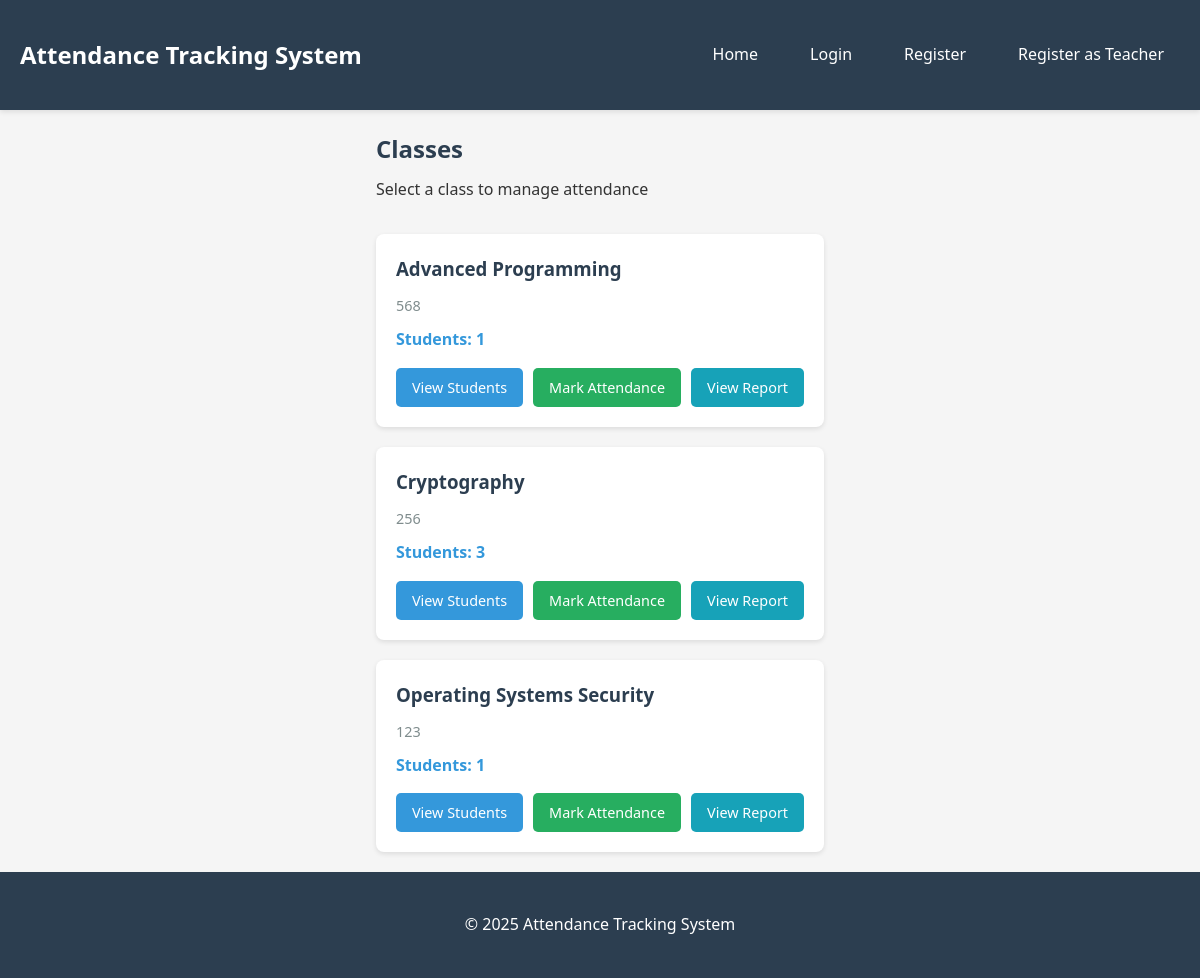
/, run on an earlier commit of the app's database.
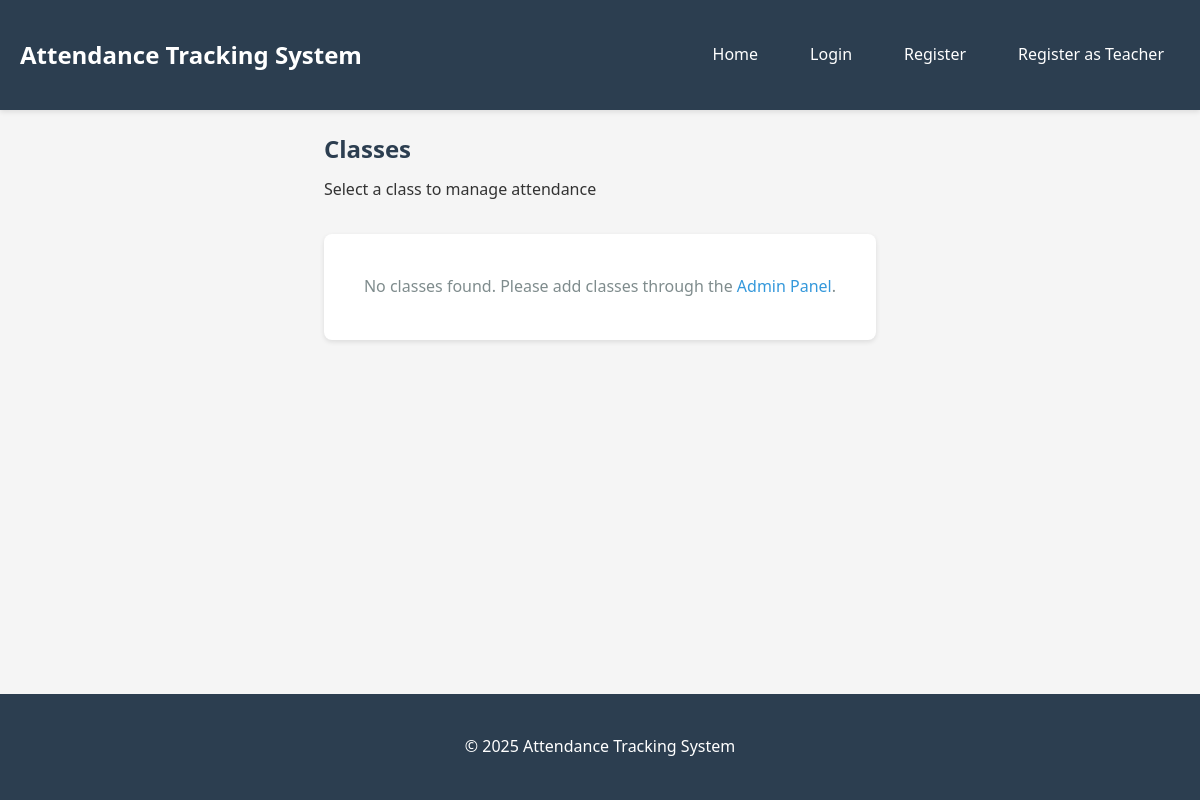
And on a later commit of the database.
### attendance/models.py (models this page shows, shortened)
class Class(models.Model):
    name = models.CharField(max_length=100)
    code = models.CharField(max_length=20, unique=True)
    description = models.TextField(blank=True)
    created_at = models.DateTimeField(auto_now_add=True)
    class Meta:
        verbose_name_plural = "Classes"
        ordering = ['name']

### attendance/views.py (the view)
# urls.py: path('', views.home, name='home'),
def home(request):
    classes = Class.objects.all()
    return render(request, 'attendance/home.html', {'classes': classes})

### templates/attendance/home.html (shortened to what this page needs)
{% extends 'base.html' %}
{% block content %}
<div class="page-header">
    <h2>Classes</h2>
    <p>Select a class to manage attendance</p>
</div>
{% if classes %}
    <div class="classes-grid">
        {% for class in classes %}
            <div class="class-card">
                <h3>{{ class.name }}</h3>
                <p class="class-code">{{ class.code }}</p>
                <p class="student-count">Students: {{ class.students.count }}</p>
                <div class="class-actions">
                    <a href="{% url 'class_students' class.id %}" class="btn btn-primary">View Students</a>
                    <a href="{% url 'mark_attendance' class.id %}" class="btn btn-success">Mark Attendance</a>
                    <a href="{% url 'attendance_report' class.id %}" class="btn btn-info">View Report</a>
                </div>
            </div>
        {% endfor %}
    </div>
{% else %}
    <div class="empty-state">
        <p>No classes found. Please add classes through the <a href="/admin/">Admin Panel</a>.</p>
    </div>
{% endif %}
{% endblock %}

### templates/base.html (shortened to what this page needs)
<!DOCTYPE html>
<html lang="en">
<head>
    {% load static %}
    <link rel="stylesheet" href="{% static 'css/style.css' %}">
</head>
<body>
    <nav class="navbar">
        <div class="container">
            <h1>Attendance Tracking System</h1>
            <ul class="nav-links">
                <li><a href="{% url 'home' %}">Home</a></li>
                {% if user.is_authenticated %}
                    {% if user.is_staff %}
                        <li><a href="/admin/">Admin</a></li>
                    {% endif %}
                    <li><span class="user-name">Hello, {{ user.username }}</span></li>
                    <li><a href="{% url 'logout' %}">Logout</a></li>
                {% else %}
                    <li><a href="{% url 'login' %}">Login</a></li>
                    <li><a href="{% url 'register' %}">Register</a></li>
                    <li><a href="{% url 'register_teacher' %}">Register as Teacher</a></li>
                {% endif %}
            </ul>
        </div>
    </nav>
    <main class="container">
        {% block content %}
        {% endblock %}
    </main>
    <footer>
        <div class="container">
            <p>&copy; 2025 Attendance Tracking System</p>
        </div>
    </footer>
</body>
</html>

### static/css/style.css (style rules this page uses)
* { margin: 0; padding: 0; box-sizing: border-box; }
body { font-family: 'Segoe UI', Tahoma, Geneva, Verdana, sans-serif; line-height: 1.6; color: #333; background-color: #f5f5f5; min-height: 100vh; display: flex; flex-direction: column; }
.container { max-width: 1200px; margin: 0 auto; padding: 20px; }
.navbar { background-color: #2c3e50; color: white; padding: 1rem 0; box-shadow: 0 2px 5px rgba(0,0,0,0.1); }
.navbar .container { display: flex; justify-content: space-between; align-items: center; }
.navbar h1 { font-size: 1.5rem; margin: 0; }
.nav-links { list-style: none; display: flex; gap: 20px; }
.nav-links a { color: white; text-decoration: none; padding: 8px 16px; border-radius: 4px; transition: background-color 0.3s; }
main { flex: 1; padding: 2rem 0; }
.page-header { margin-bottom: 2rem; }
.page-header h2 { color: #2c3e50; margin-bottom: 0.5rem; }
.empty-state { background: white; padding: 40px; border-radius: 8px; box-shadow: 0 2px 5px rgba(0,0,0,0.1); text-align: center; color: #7f8c8d; }
.empty-state a { color: #3498db; text-decoration: none; }
footer { background-color: #2c3e50; color: white; text-align: center; padding: 20px 0; margin-top: auto; }
footer p { margin: 0; }

What changed in the data, as far as the page shows it:
removed Class: name "Advanced Programming", code "568", students.count "1"
removed Class: name "Cryptography", code "256", students.count "3"
removed Class: name "Operating Systems Security", code "123", students.count "1"
Also different on the page:
text now shown: "No classes found. Please add classes through the Admin Panel ."
